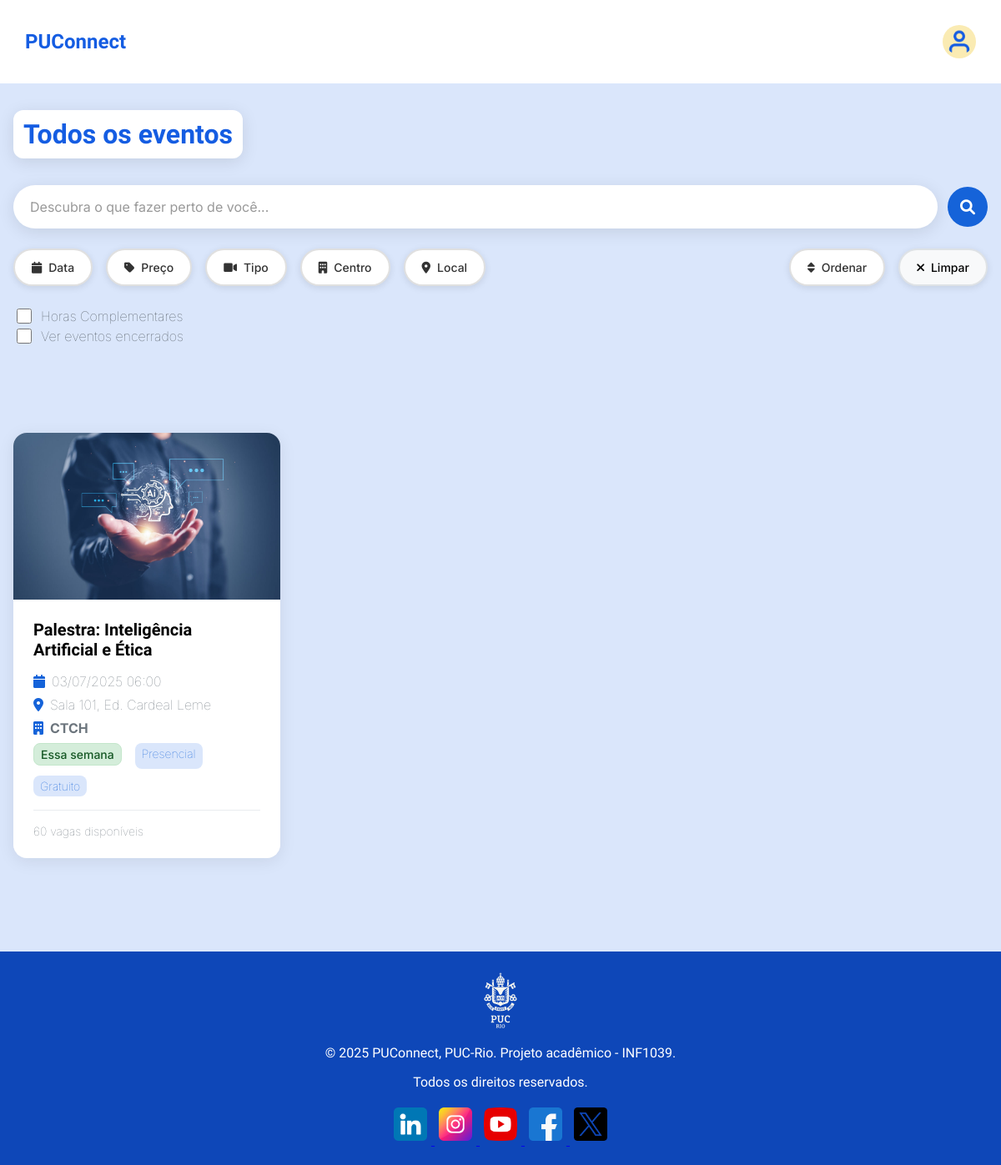
The app's page /eventos/, older data.
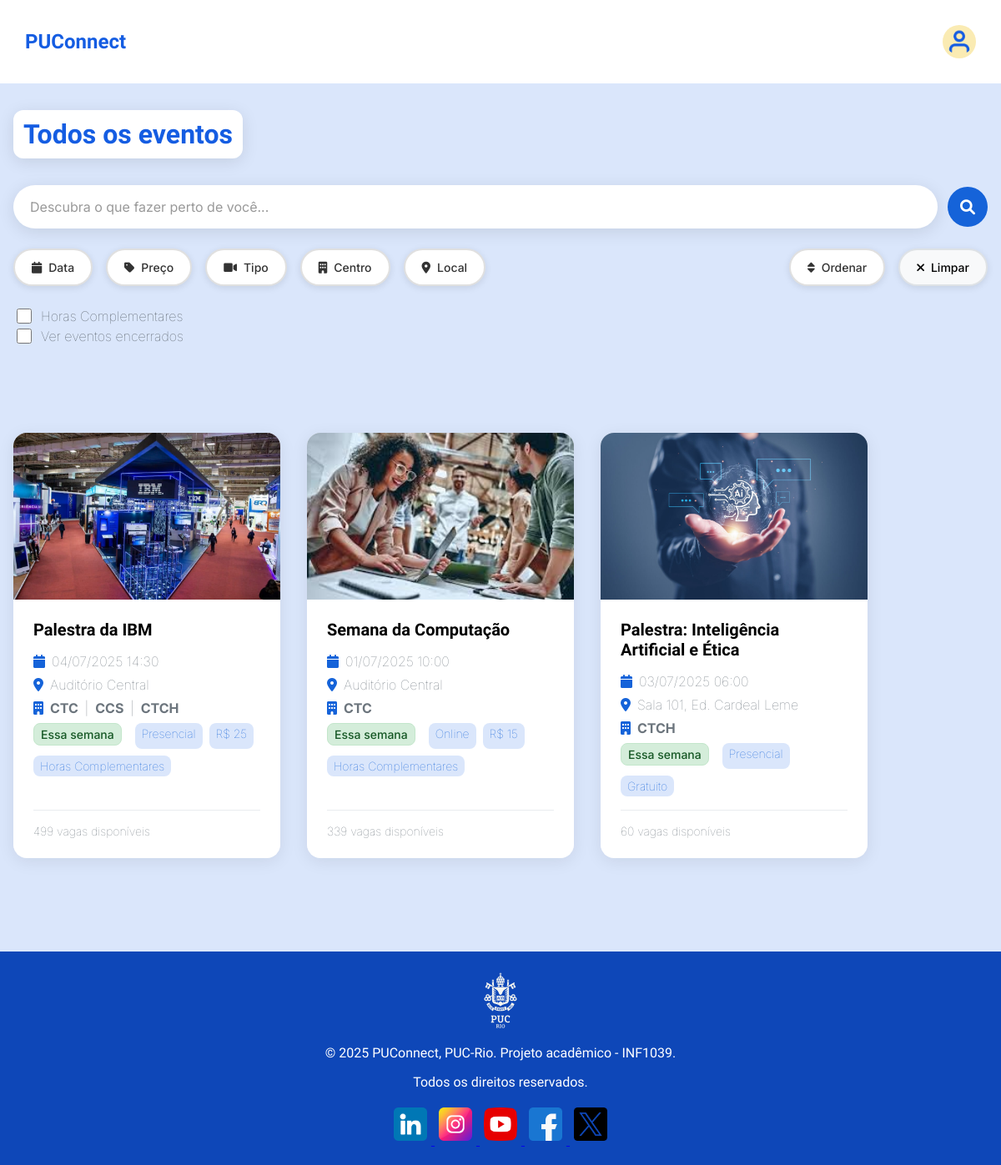
The same page, newer data.
### core/models.py (models this page shows, shortened)
class Evento(models.Model):
    PRICE_CHOICES = [
        ('gratuito', 'Gratuito'),
        ('pago', 'Pago'),
    ]
    PLACE_CHOICES = [
        ('puc', 'PUC'),
        ('fora', 'Fora da PUC'),
    ]
    EVENT_TYPE_CHOICES = [
        ('online', 'Online'),
        ('presencial', 'Presencial'),
    ]
    DEPARTMENT_CHOICES = [
        ('ctch', 'Centro de Teologia e Ciências Humanas'),
        ('css', 'Centro de Ciências Sociais'),
        ('ctc', 'Centro Técnico Científico'),
        ('ccbs', 'Centro de Ciências Biológicas e da Saúde'),
    ]
    titulo = models.CharField(max_length=200, verbose_name=_('título'))
    descricao = models.TextField(verbose_name=_('descrição'))
    data_hora = models.DateTimeField(verbose_name=_('data e hora'))
    local = models.CharField(max_length=200, verbose_name=_('local'))
    vagas = models.PositiveIntegerField(default=0, verbose_name=_('vagas'))
    preco = models.CharField(max_length=10, choices=PRICE_CHOICES, default='gratuito', verbose_name=_('preço'))
    preco_info = models.DecimalField(
        max_digits=10,
        decimal_places=2,
        null=True,
        blank=True,
        verbose_name=_('valor inicial'),
        help_text=_('Valor inicial que o usuário terá que pagar para participar do evento')
    )
    lugar = models.CharField(max_length=10, choices=PLACE_CHOICES, default='puc', verbose_name=_('lugar'))
    tipo_evento = models.CharField(max_length=10, choices=EVENT_TYPE_CHOICES, default='presencial', verbose_name=_('tipo de evento'))
    centros = models.ManyToManyField(
        'Centro',
        verbose_name=_('centros'),
        help_text=_('Selecione um ou mais centros para este evento')
    )
    horas_complementares = models.BooleanField(default=False, verbose_name=_('horas complementares'))
    imagem = models.ImageField(upload_to='eventos/', null=True, blank=True, verbose_name=_('imagem'))
    organizador = models.ForeignKey(
        User,
        on_delete=models.CASCADE,
        limit_choices_to={'tipo_usuario': 'organizador'},
        verbose_name=_('organizador')
    )
    inscritos = models.ManyToManyField(User, through='Inscricao', related_name='eventos_inscritos')
    criado_em = models.DateTimeField(auto_now_add=True, verbose_name=_('criado em'))
    class Meta:
        verbose_name = _('evento')
        verbose_name_plural = _('eventos')
        ordering = ['-data_hora']
    def vagas_disponiveis(self):
        inscritos = self.inscricoes.count()
        return max(0, self.vagas - inscritos)
    def tem_vagas_disponiveis(self):
        return self.vagas_disponiveis() > 0
    def esta_lotado(self):
        return not self.tem_vagas_disponiveis() and self.get_proximidade_temporal() != 'encerrado'
    def get_proximidade_temporal(self):
        try:
            from datetime import date
            hoje = date.today()
            data_evento = self.data_hora.date()
            if data_evento < hoje:
                return 'encerrado'
            if data_evento == hoje:
                return 'hoje'
            elif data_evento == hoje + timedelta(days=1):
                return 'amanha'
            elif data_evento <= hoje + timedelta(days=7):
                return 'semana'
            elif data_evento.month == hoje.month and data_evento.year == hoje.year:
                return 'mes'
            else:
                return None
        except Exception as e:
            print(f"Erro no get_proximidade_temporal: {e}")
            return None

class Centro(models.Model):
    codigo = models.CharField(max_length=10, unique=True, verbose_name=_('código'))
    nome = models.CharField(max_length=100, verbose_name=_('nome'))
    class Meta:
        verbose_name = _('centro')
        verbose_name_plural = _('centros')
        ordering = ['nome']

### core/views.py (the view, shortened to what this page needs)
# urls.py: path('eventos/', views.eventos_list, name='eventos_list'),
def eventos_list(request):
    try:
        eventos = Evento.objects.all()
        query = request.GET.get('q')
        if query:
            eventos = eventos.filter(
                Q(titulo__icontains=query) |
                Q(descricao__icontains=query) |
                Q(local__icontains=query)
            )
        data = request.GET.get('data')
        data_inicio = request.GET.get('data_inicio')
        data_fim = request.GET.get('data_fim')
        if data_inicio and data_fim:
            eventos = eventos.filter(data_hora__date__range=[data_inicio, data_fim])
        preco = request.GET.get('preco')
        if preco:
            eventos = eventos.filter(preco=preco)
        tipo_evento = request.GET.get('tipo_evento')
        if tipo_evento:
            eventos = eventos.filter(tipo_evento=tipo_evento)
        centros = request.GET.getlist('centro')
        if centros:
            eventos = eventos.filter(centros__codigo__in=centros).distinct()
        local = request.GET.get('local')
        if local:
            eventos = eventos.filter(lugar=local)
        if request.GET.get('horas') == 'true':
            eventos = eventos.filter(horas_complementares=True)
        if request.GET.get('encerrados') != 'true':
            hoje = date.today()
            eventos = eventos.filter(data_hora__date__gte=hoje)
        ordenar = request.GET.get('ordenar')
        if ordenar:
            if ordenar == 'data_proxima':
                eventos = eventos.order_by('data_hora')
            elif ordenar == 'data_distante':
                eventos = eventos.order_by('-data_hora')
            elif ordenar == 'preco_menor':
                eventos = eventos.order_by('preco')
            elif ordenar == 'preco_maior':
                eventos = eventos.order_by('-preco')
            else:  # relevancia
                eventos = eventos.order_by('-criado_em')
        else:
            eventos = eventos.order_by('-criado_em')
        if request.user.is_authenticated:
            for evento in eventos:
                evento.esta_inscrito = evento.esta_inscrito(request.user)
        context = {
            'eventos': eventos,
            'centros': Centro.objects.all(),  # Adiciona todos os centros para o filtro
            'current_query': query,
            'current_data': data,
            'current_data_inicio': data_inicio,
            'current_data_fim': data_fim,
            'current_preco': preco,
            'current_tipo_evento': tipo_evento,
            'current_centros': centros,
            'current_local': local,
            'current_horas': request.GET.get('horas'),
            'current_encerrados': request.GET.get('encerrados'),
            'current_ordenar': ordenar
        }
        return render(request, 'core/eventos_list.html', context)
    except Exception as e:
        print(f"Erro na view eventos_list: {str(e)}")
        return render(request, 'core/eventos_list.html', {'eventos': Evento.objects.none()})

### core/templates/core/eventos_list.html (shortened to what the changed rows need)
{% extends 'core/base.html' %}
{% load static %}
{% block content %}
<div class="all">
    <div class="container">
        <h1 class="text-center">Todos os eventos</h1>
        <div class="eventos-grid">
            {% if eventos %}
                {% for evento in eventos %}
                    <div class="evento-card">
                        {% if evento.imagem %}
                            <img src="{{ evento.imagem.url }}" alt="{{ evento.titulo }}" class="evento-imagem">
                        {% endif %}
                        <div class="evento-content">
                            <h3 class="evento-titulo">{{ evento.titulo }}</h3>
                            <div class="evento-info-section">
                                <div class="evento-info">
                                    <i class="fas fa-calendar"></i>
                                    {{ evento.data_hora|date:"d/m/Y H:i" }}
                                </div>
                                <div class="evento-info">
                                    <i class="fas fa-map-marker-alt"></i>
                                    {{ evento.local }}
                                </div>
                                <div class="evento-info">
                                    <i class="fas fa-building"></i>
                                    {% for centro in evento.centros.all %}
                                        <span class="badge bg-primary me-1">
                                            <strong>{{ centro.codigo|upper }}</strong>
                                        </span>
                                        {% if not forloop.last %}|{% endif %}
                                    {% empty %}
                                        <span class="text-muted">Não especificado</span>
                                    {% endfor %}
                                </div>
                                <div class="evento-tags">
                                    {% if evento.get_proximidade_temporal %}
                                        {% if evento.get_proximidade_temporal == 'encerrado' %}
                                            <span class="evento-tag evento-tag-encerrado">Encerrado</span>
                                        {% else %}
                                            <span class="evento-tag evento-tag-proximidade {{ evento.get_proximidade_temporal }}">
                                                {% if evento.get_proximidade_temporal == 'hoje' %}
                                                    Hoje
                                                {% elif evento.get_proximidade_temporal == 'amanha' %}
                                                    Amanhã
                                                {% elif evento.get_proximidade_temporal == 'semana' %}
                                                    Essa semana
                                                {% elif evento.get_proximidade_temporal == 'mes' %}
                                                    Esse mês
                                                {% endif %}
                                            </span>
                                        {% endif %}
                                    {% endif %}
                                    <span class="evento-tag">{{ evento.get_tipo_evento_display }}</span>
                                    <span class="evento-tag">
                                        {% if evento.preco == 'gratuito' %}
                                            Gratuito
                                        {% elif evento.preco_info %}
                                            R$ {{ evento.preco_info|floatformat:0 }}
                                        {% else %}
                                            Pago
                                        {% endif %}
                                    </span>
                                    {% if evento.horas_complementares %}
                                        <span class="evento-tag">Horas Complementares</span>
                                    {% endif %}
                                </div>
                            </div>
                            <div class="evento-actions">
                                <span class="evento-vagas">{{ evento.vagas_disponiveis }} vagas disponíveis</span>
                            </div>
                        </div>
                    </div>
                {% endfor %}
            {% else %}
                <div class="alert alert-info">
                    Nenhum evento encontrado.
                </div>
            {% endif %}
        </div>
    </div>
</div>
{% endblock %}

Row changes from the older to the newer data that the page shows:
now on this page (row edited): Evento: imagem (picture), titulo "Palestra da IBM", data_hora "04/07/2025 14:30", local "Auditório Central", shows "Essa semana", tipo_evento "Presencial", preco_info "25", horas_complementares "Horas Complementares", vagas_disponiveis "499", Centro (codigo "CTCH")
now on this page (row unchanged): Centro: codigo "CTC"
now on this page (row edited): Centro: codigo "CCS", shown under "Palestra da IBM"
now on this page (row edited): Evento: imagem (picture), titulo "Semana da Computação", data_hora "01/07/2025 10:00", local "Auditório Central", shows "Essa semana", tipo_evento "Online", preco_info "15", horas_complementares "Horas Complementares", vagas_disponiveis "339"
